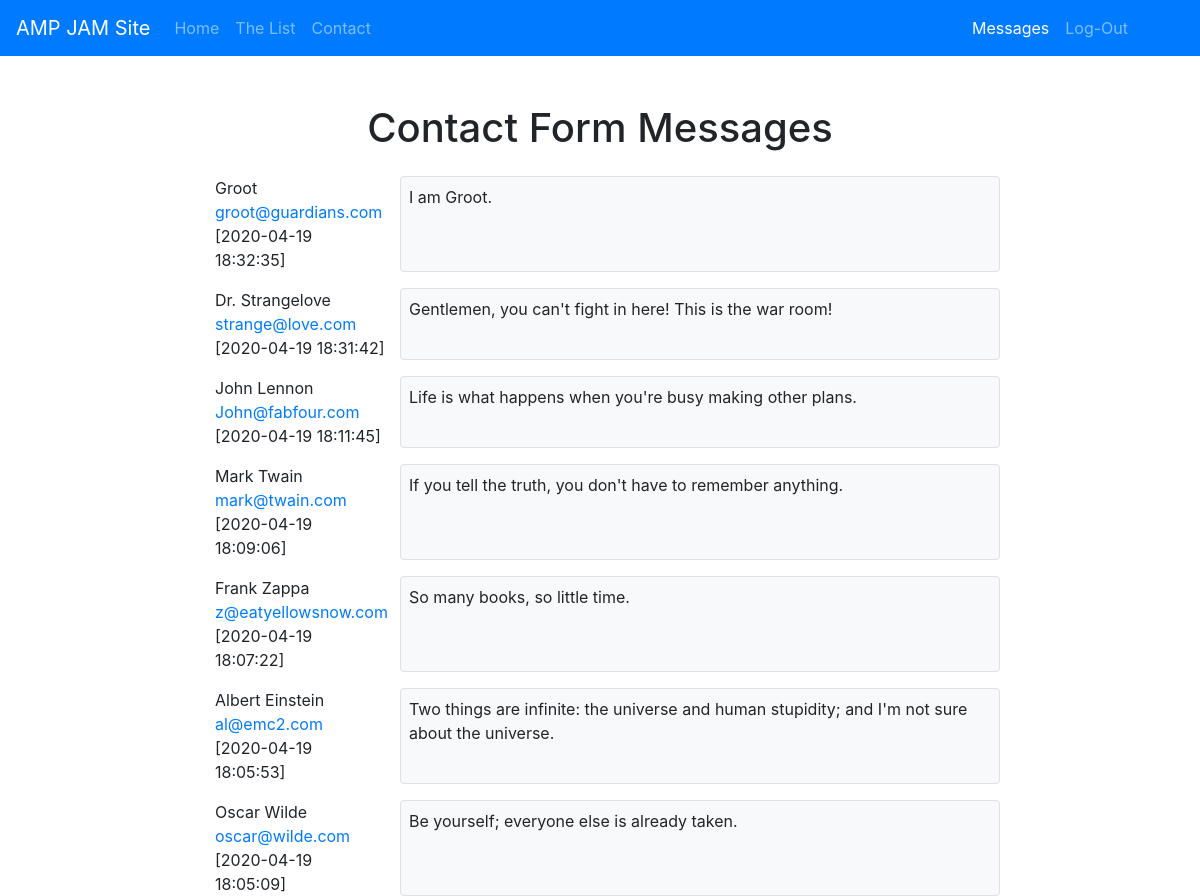
The page /messages.php (signed in) on the database its author committed.
### tables this page shows
CREATE TABLE `form_responses` (
  `id` int(11) NOT NULL,
  `name` varchar(255) NOT NULL,
  `email` varchar(255) NOT NULL,
  `comment` text NOT NULL,
  `timestamp` timestamp NOT NULL DEFAULT current_timestamp()
);

### messages.php (the view, shortened to what this page needs)
<?php
    include("n413connect.php");
    include("head.php");
    $messages = array();
    $sql = "SELECT * FROM `form_responses`
            ORDER BY timestamp DESC";
    $result = mysqli_query($link, $sql);
    while ($row = mysqli_fetch_array($result, MYSQLI_BOTH)){
        $messages[] = $row;
    }
?>
<div class="container-fluid">
    <div class="row mt-5">
        <div class="col-12 text-center">
        <?php
            if(count($messages) > 0){
                echo '<h1>Contact Form Messages</h1>';
            }else{
                echo '<h2>There are no messages at this time.</h2>';
            }
        ?>
        </div>
    </div>
    <?php
		if($_SESSION["role"] > 0){
			foreach($messages as $message){
				echo'
			<div class="row mt-3">
				<div class="col-2"></div>
				<div class="col-2">'.$message["name"].'<br/>
					<a href="mailto:'.$message["email"].'">'.$message["email"].'</a><br/>
					['.$message["timestamp"].']
				</div>
				<div class="col-6 p-2 bg-light border rounded">'.$message["comment"].'</div>
			</div> ';
			}
		}else{
			echo'
			<div class="row mt-3">
				<div class="col-12 text-center"><h3>You are not authorized to view the messages.</h3></div>
			</div> ';
		}
		?>
</div>
</body>
</html>

### head.php (shortened to what this page needs)
<!DOCTYPE html>
    <html>
        <head>
            <link href="css/bootstrap.min.css" rel="stylesheet">
        </head>
        <body>
            <nav class="navbar navbar-expand-lg navbar-dark bg-primary">
               <a class="navbar-brand" href="index.php">AMP JAM Site</a>
               <div class="collapse navbar-collapse" id="navbarNav">
                  <ul class="navbar-nav">
                     <li id="home_item" class="nav-item">
                        <a id="home_link" class="nav-link" href="index.php">Home</a>
                     </li>
                    <li id="list_item" class="nav-item">
                        <a id="list_link" class="nav-link" href="list.php">The List</a>
                     </li>
                     <li id="contact_item" class="nav-item">
                        <a id="contact_link" class="nav-link" href="form.php">Contact</a>
                     </li>
                  </ul>
                  <ul id="right_navbar" class="navbar-nav ml-auto mr-5">
                   <?php
                    if(isset($_SESSION["user_id"])){
						if($_SESSION["role"] > 0){
							echo '
                            <li id="messages_item" class="nav-item">
								<a id="messages_link" class="nav-link" href="messages.php">Messages</a>
							</li>';
						}
                        echo '
                            <li id="logout_item" class="nav-item">
                                <a id="logout_link" class="nav-link" href="logout.php">Log-Out</a>
                            </li>';
                    }
                    ?>
                    </ul>
               </div>
            </nav>

### rows shown on the page
form_responses: name "Groot", email "groot@guardians.com", timestamp "2020-04-19 18:32:35", comment "I am Groot."
form_responses: name "Dr. Strangelove", email "strange@love.com", timestamp "2020-04-19 18:31:42", comment "Gentlemen, you can't fight in here! This is the war room!"
form_responses: name "John Lennon", email "John@fabfour.com", timestamp "2020-04-19 18:11:45", comment "Life is what happens when you're busy making other plans."
form_responses: name "Mark Twain", email "mark@twain.com", timestamp "2020-04-19 18:09:06", comment "If you tell the truth, you don't have to remember anything."
form_responses: name "Frank Zappa", email "z@eatyellowsnow.com", timestamp "2020-04-19 18:07:22", comment "So many books, so little time."
form_responses: name "Albert Einstein", email "al@emc2.com", timestamp "2020-04-19 18:05:53", comment "Two things are infinite: the universe and human stupidity; and I'm not sure about the universe."
form_responses: name "Oscar Wilde", email "oscar@wilde.com", timestamp "2020-04-19 18:05:09", comment "Be yourself; everyone else is already taken."
